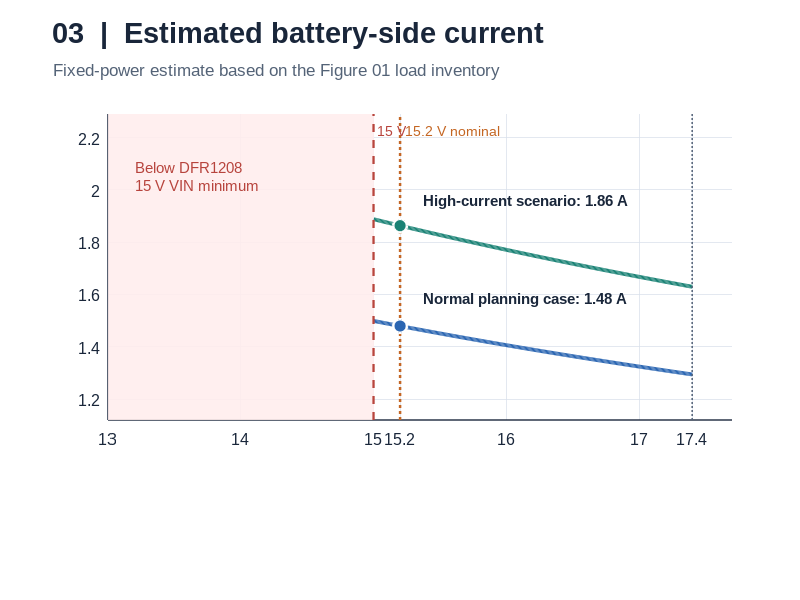

Write MATLAB code to recreate this figure. (Note: this script raises an error after producing the figure.)
%% Electrical Figure 03
% ESTIMATED BATTERY-SIDE CURRENT -- fixed-load planning model
% WRO 2026 Future Engineers | engineering_journal/2-elec.md
%
% This is a CALCULATION, not a measured current or battery-discharge trace.
% Inputs match Figure 01/11 (Electrical Load Budget).
% Manufacturer/supplier values are separated from assumptions below.
%
% Requires base MATLAB R2020a+ (exportgraphics).
% Results: visualization/03_estimated_battery_side_current.png and visualization/03_simulation_inputs.mat
% No CSV or summary.txt.

clearvars; close all; clc;

%% 1. USER INPUTS -- same inventory and conditions as Figure 01
p.figureID = '03/08';
p.packNominalV = 15.2;          % GNB 4S LiHV: nominal [V], manufacturer label
p.packFullReferenceV = 17.4;    % 4 x 4.35 V LiHV reference; NOT measured
p.buck5MinInputV = 6.0;        % DFR1202: manufacturer VIN minimum [V]
p.buck12MinInputV = 15.0;      % DFR1208: manufacturer VIN minimum [V]
p.buckInputMaxV = 24.0;        % Both regulators: manufacturer VIN maximum [V]

p.V5 = 5.0;                    % DFR1202 nominal output [V]
p.V12 = 12.0;                  % DFR1208 nominal output [V]
p.V3v3 = 3.3;                  % DFR0604 logic breakout supply [V]
p.eta5 = 0.90;                % ASSUMED effective 5 V conversion efficiency
p.eta12 = 0.90;               % ASSUMED effective 12 V conversion efficiency
% Efficiencies above are fixed modeling values, NOT verified at 15.2 V.

% 5 V branch: planning currents except where a source is identified.
p.piCameraCoolerA = 2.00;      % ASSUMED combined Pi 5 + OV5647 + cooler
p.lidarWorkingA = 0.400;      % DFRobot S2L typical working current
p.hatLogicA = 0.120;          % ASSUMED DFR0592 + DFR0604 logic
p.servoNormalA = 0.150;       % ASSUMED representative no-load servo
p.servoHighA = 1.200;         % User-provided generic high-current scenario;
                                % NOT verified S0017M model-specific rating

% Downstream 3.3 V loads: modeled as ideal power transferred from 5 V.
p.buttonA = 0.020;            % ASSUMED LED button at 3.3 V
p.imuA = 0.005;               % DFRobot SEN0253 specification

% 12 V branch: supplier-rated upper-bound running current for motor.
p.motorRatedBoundA = 0.550;   % CHP-20GP-180 rated <=550 mA at 12 V

% Voltmeter connects directly to switched battery (scenario current).
p.voltmeterA = 0.015;         % ASSUMED battery voltmeter at VBAT_SW

% Visualization limits only: 13 V is NOT a battery cutoff recommendation.
p.viewMinV = 13.0;
p.viewMaxV = p.packFullReferenceV;
p.samples = 500;

%% 2. Validation and component-level power calculation
assert(p.packNominalV > 0 && p.packFullReferenceV >= p.packNominalV);
assert(p.eta5 > 0 && p.eta5 <= 1 && p.eta12 > 0 && p.eta12 <= 1);
assert(p.servoHighA >= p.servoNormalA && p.servoNormalA >= 0);
assert(p.buck12MinInputV > p.buck5MinInputV);
assert(p.viewMinV < p.buck12MinInputV && p.viewMaxV > p.packNominalV);
assert(p.samples >= 100);

% Exactly the Figure 01 inventory. The 3.3 V loads count upstream of 5 V,
% with ideal internal 5 V -> 3.3 V conversion for this first-order model.
P5normalW = p.V5 * (p.piCameraCoolerA + p.lidarWorkingA + ...
    p.hatLogicA + p.servoNormalA) + ...
    p.V3v3 * (p.buttonA + p.imuA);
P5highW = P5normalW + p.V5 * (p.servoHighA - p.servoNormalA);
P12W = p.V12 * p.motorRatedBoundA;
PdirectW = p.packNominalV * p.voltmeterA;

% Fixed regulated-output loads and constant converter-efficiency model:
% I_battery(V) = (P_5V/eta_5V + P_12V/eta_12V)/V + I_voltmeter.
% A direct-wired voltmeter is modeled as constant current, not fixed power.
PconverterNormalW = P5normalW/p.eta5 + P12W/p.eta12;
PconverterHighW = P5highW/p.eta5 + P12W/p.eta12;
% Nominal input powers below match Figure 01 at 15.2 V.
PbatNormalW = PconverterNormalW + PdirectW;
PbatHighW   = PconverterHighW + PdirectW;

vin = linspace(p.viewMinV,p.viewMaxV,p.samples);
valid = vin >= max(p.buck5MinInputV,p.buck12MinInputV) & ...
        vin <= p.buckInputMaxV;
IbatNormalA = nan(size(vin));
IbatHighA = nan(size(vin));
IbatNormalA(valid) = PconverterNormalW ./ vin(valid) + p.voltmeterA;
IbatHighA(valid) = PconverterHighW ./ vin(valid) + p.voltmeterA;

InomNormalA = PconverterNormalW/p.packNominalV + p.voltmeterA;
InomHighA = PconverterHighW/p.packNominalV + p.voltmeterA;
IfullNormalA = PconverterNormalW/p.packFullReferenceV + p.voltmeterA;
IfullHighA = PconverterHighW/p.packFullReferenceV + p.voltmeterA;

%% 3. Publication palette -- ALL backgrounds white, ALL text dark
ink      = [0.10 0.15 0.23];
muted    = [0.33 0.39 0.47];
gridGrey = [0.85 0.88 0.92];
blue     = [0.17 0.40 0.70];   % Normal planning scenario
teal     = [0.10 0.51 0.46];   % High servo-current scenario
amber    = [0.77 0.40 0.14];   % Nominal battery voltage
warn     = [0.72 0.27 0.24];   % Outside 12 V converter VIN rating

fig = figure('Color','white','Units','pixels', ...
    'Position',[65 65 1480 860]);
set(fig,'InvertHardcopy','off');

annotation(fig,'textbox',[0.066 0.920 0.87 0.060], ...
    'String','03  |  Estimated battery-side current', ...
    'FontName','Arial','FontSize',21,'FontWeight','bold', ...
    'Color',ink,'LineStyle','none','Interpreter','none');
annotation(fig,'textbox',[0.067 0.868 0.86 0.050], ...
    'String','Fixed-power estimate based on the Figure 01 load inventory', ...
    'FontName','Arial','FontSize',12.5,'Color',muted, ...
    'LineStyle','none','Interpreter','none');

%% 4. Main panel -- avoid extrapolating outside converter specifications
ax = axes('Parent',fig, ...
    'Position',[0.135 0.300 0.780 0.510], ...
    'Color',[1 1 1]);
hold(ax,'on');

% The left-hand shaded region is OUTSIDE the DFR1208 published VIN range.
% Do not plot the combined 5 V + 12 V system-current model there.
patch(ax,[p.viewMinV p.buck12MinInputV ...
          p.buck12MinInputV p.viewMinV], ...
    [1.12 1.12 2.29 2.29],[1.00 0.93 0.93], ...
    'EdgeColor','none','FaceAlpha',0.88);

hNormal = plot(ax,vin,IbatNormalA,'-', ...
    'Color',blue,'LineWidth',2.8);
hHigh = plot(ax,vin,IbatHighA,'-', ...
    'Color',teal,'LineWidth',2.8);

% Threshold and battery-reference markers.
plot(ax,[p.buck12MinInputV p.buck12MinInputV],[1.12 2.29], ...
    '--','Color',warn,'LineWidth',1.65);
plot(ax,[p.packNominalV p.packNominalV],[1.12 2.29], ...
    ':','Color',amber,'LineWidth',1.8);
plot(ax,[p.packFullReferenceV p.packFullReferenceV],[1.12 2.29], ...
    ':','Color',muted,'LineWidth',1.1);

plot(ax,p.packNominalV,InomNormalA,'o', ...
    'MarkerSize',10,'MarkerFaceColor',blue, ...
    'MarkerEdgeColor','white','LineWidth',1.8);
plot(ax,p.packNominalV,InomHighA,'o', ...
    'MarkerSize',10,'MarkerFaceColor',teal, ...
    'MarkerEdgeColor','white','LineWidth',1.8);

% Non-overlapping, high-contrast point labels.
text(ax,15.38,InomHighA+0.095, ...
    sprintf('High-current scenario: %.2f A',InomHighA), ...
    'Color',ink,'FontName','Arial','FontSize',11.1,'FontWeight','bold');
text(ax,15.38,InomNormalA+0.105, ...
    sprintf('Normal planning case: %.2f A',InomNormalA), ...
    'Color',ink,'FontName','Arial','FontSize',11.1,'FontWeight','bold');
text(ax,13.21,2.055, ...
    sprintf('Below DFR1208\n15 V VIN minimum'), ...
    'Color',warn,'FontName','Arial','FontSize',11, ...
    'HorizontalAlignment','left');
text(ax,15.03,2.23,'15 V', ...
    'Color',warn,'FontName','Arial','FontSize',10.2, ...
    'HorizontalAlignment','left');
text(ax,p.packNominalV+0.04,2.23,'15.2 V nominal', ...
    'Color',amber,'FontName','Arial','FontSize',10.2, ...
    'HorizontalAlignment','left');

set(ax,'XLim',[13 17.70],'YLim',[1.12 2.29], ...
    'XTick',[13 14 15 15.2 16 17 17.4], ...
    'XTickLabel',{'13','14','15','15.2','16','17','17.4'}, ...
    'YTick',1.2:0.2:2.2,'FontName','Arial','FontSize',11.4, ...
    'XColor',ink,'YColor',ink,'LineWidth',1.0, ...
    'TickLength',[0 0],'Box','off', ...
    'XGrid','on','YGrid','on', ...
    'GridColor',gridGrey,'GridAlpha',0.73, ...
    'Layer','bottom');
ax.Color = [1 1 1];

xlabel(ax,'Illustrative battery terminal voltage (V)', ...
    'Color',ink,'FontName','Arial','FontSize',12.2,'FontWeight','bold');
ylabel(ax,'Estimated battery-side current (A)', ...
    'Color',ink,'FontName','Arial','FontSize',12.2,'FontWeight','bold');

lg=legend(ax,[hNormal hHigh],{ ...
    'Normal planning loads (servo 0.15 A)', ...
    'High servo-current case (servo 1.20 A)'}, ...
    'Location','northeast','Orientation','vertical', ...
    'FontName','Arial','FontSize',10.8, ...
    'TextColor',ink,'Color',[1 1 1], ...
    'EdgeColor',gridGrey,'Box','on');

%% 5. Footer -- leave space below X-axis title (no overlap)
metrics=sprintf([ ...
    '5-V load %.2f W  |  12-V load %.2f W  |  ', ...
    'nominal battery: %.2f A (normal) / %.2f A (high servo)'], ...
    P5normalW,P12W,InomNormalA,InomHighA);
annotation(fig,'textbox',[0.066 0.164 0.89 0.052], ...
    'String',metrics, ...
    'FontName','Arial','FontSize',11.0,'FontWeight','bold', ...
    'Color',ink,'LineStyle','none','Interpreter','none');

%% 6. Save result, saved model inputs, and Command Window summary
scriptDir = fileparts(mfilename('fullpath'));
if isempty(scriptDir)
    error('Run the complete saved .m script from its figures folder.');
end

% The output folder is a sibling of figures/, independent of Current Folder.
outDir = fullfile(fileparts(scriptDir), 'visualization');
if ~exist(outDir, 'dir')
    [ok, message] = mkdir(outDir);
    if ~ok
        error('Cannot create output folder: %s', message);
    end
end

figurePath = fullfile(outDir, '03_estimated_input_current.png');
inputPath = fullfile(outDir, '03_simulation_inputs.mat');
exportgraphics(fig, figurePath, 'Resolution', 240, 'BackgroundColor', 'white');
save(inputPath, ...
    'p', 'vin', 'valid', 'P5normalW', ...
    'P5highW', 'P12W', 'PdirectW', 'PconverterNormalW', ...
    'PconverterHighW', 'PbatNormalW', 'PbatHighW', 'IbatNormalA', ...
    'IbatHighA', 'InomNormalA', 'InomHighA', 'IfullNormalA', ...
    'IfullHighA');
fprintf('SAVED INPUTS: %s\n', inputPath);


fprintf('\nYBR-SUNFLOWER | ELECTRICAL FIGURE 03/08\n');
fprintf('Model: Ibatt(V) = (P5/eta5 + P12/eta12)/V + Ivoltmeter.\n');
fprintf('Published/regulator scenario: DFR1208 VIN >= %.1f V.\n', ...
    p.buck12MinInputV);
fprintf('Normal scenario: P5 %.3f W; P12 %.3f W; direct %.3f W.\n', ...
    P5normalW,P12W,PdirectW);
fprintf('Battery-side power: normal %.3f W; high servo %.3f W.\n', ...
    PbatNormalW,PbatHighW);
fprintf('At %.1f V nominal: normal %.3f A; high servo %.3f A.\n', ...
    p.packNominalV,InomNormalA,InomHighA);
fprintf('At %.1f V LiHV reference: normal %.3f A; high servo %.3f A.\n', ...
    p.packFullReferenceV,IfullNormalA,IfullHighA);
fprintf('Saved: %s\n',figurePath);
fprintf('NOT MEASURED: converter efficiencies, Pi load, servo current, cable losses.\n');
fprintf('Do not use this graph as evidence of runtime or regulation quality.\n\n');
